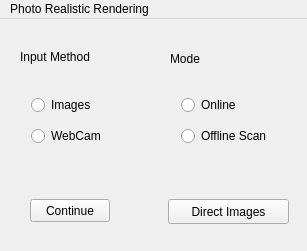
<?xml version="1.0" encoding="UTF-8"?>
<ui version="4.0">
 <class>MainWindow</class>
 <widget class="QMainWindow" name="MainWindow">
  <property name="geometry">
   <rect>
    <x>0</x>
    <y>0</y>
    <width>307</width>
    <height>251</height>
   </rect>
  </property>
  <property name="windowTitle">
   <string>MainWindow</string>
  </property>
  <widget class="QWidget" name="centralWidget">
   <widget class="QPushButton" name="continue_pushbutton">
    <property name="geometry">
     <rect>
      <x>30</x>
      <y>180</y>
      <width>80</width>
      <height>23</height>
     </rect>
    </property>
    <property name="text">
     <string>Continue</string>
    </property>
   </widget>
   <widget class="QWidget" name="layoutWidget">
    <property name="geometry">
     <rect>
      <x>20</x>
      <y>60</y>
      <width>101</width>
      <height>83</height>
     </rect>
    </property>
    <layout class="QVBoxLayout" name="verticalLayout">
     <item>
      <widget class="QRadioButton" name="images_radiobutton">
       <property name="text">
        <string>Images</string>
       </property>
      </widget>
     </item>
     <item>
      <widget class="QRadioButton" name="webcam_radiobutton">
       <property name="text">
        <string>WebCam</string>
       </property>
      </widget>
     </item>
    </layout>
   </widget>
   <widget class="QLabel" name="label">
    <property name="geometry">
     <rect>
      <x>20</x>
      <y>30</y>
      <width>101</width>
      <height>16</height>
     </rect>
    </property>
    <property name="text">
     <string>Input Method</string>
    </property>
   </widget>
   <widget class="QWidget" name="layoutWidget_2">
    <property name="geometry">
     <rect>
      <x>170</x>
      <y>60</y>
      <width>121</width>
      <height>83</height>
     </rect>
    </property>
    <layout class="QVBoxLayout" name="verticalLayout_2">
     <item>
      <widget class="QRadioButton" name="online_radiobutton">
       <property name="text">
        <string>Online</string>
       </property>
      </widget>
     </item>
     <item>
      <widget class="QRadioButton" name="analysis_radiobutton">
       <property name="text">
        <string>Offline Scan</string>
       </property>
      </widget>
     </item>
    </layout>
   </widget>
   <widget class="QLabel" name="label_2">
    <property name="geometry">
     <rect>
      <x>170</x>
      <y>30</y>
      <width>121</width>
      <height>20</height>
     </rect>
    </property>
    <property name="text">
     <string>Mode</string>
    </property>
   </widget>
   <widget class="QPushButton" name="pushButton">
    <property name="geometry">
     <rect>
      <x>168</x>
      <y>180</y>
      <width>121</width>
      <height>25</height>
     </rect>
    </property>
    <property name="text">
     <string>Direct Images</string>
    </property>
   </widget>
  </widget>
  <widget class="QMenuBar" name="menuBar">
   <property name="geometry">
    <rect>
     <x>0</x>
     <y>0</y>
     <width>307</width>
     <height>22</height>
    </rect>
   </property>
   <widget class="QMenu" name="menuPhoto_Realistic_Rendering">
    <property name="title">
     <string>Photo Realistic Rendering</string>
    </property>
   </widget>
   <addaction name="menuPhoto_Realistic_Rendering"/>
  </widget>
 </widget>
 <layoutdefault spacing="6" margin="11"/>
 <resources/>
 <connections/>
</ui>
